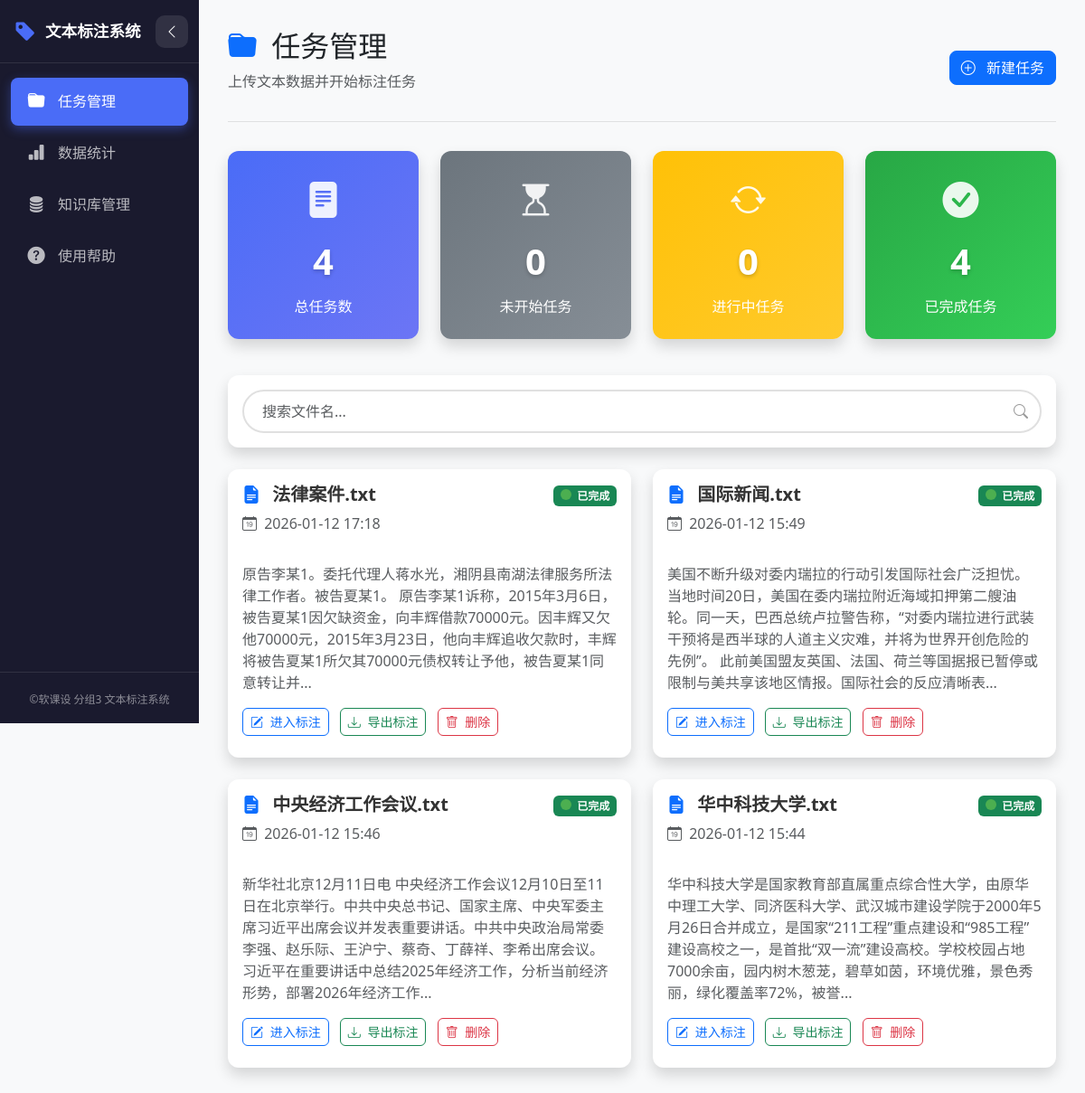
The page / on the database its author committed.
### app/models.py (models this page shows, shortened)
class TextFile(db.Model):
    __tablename__ = 'text_files'
    id = db.Column(db.Integer, primary_key=True)
    filename = db.Column(db.String(255), nullable=False)
    content = db.Column(db.Text, nullable=False)
    upload_time = db.Column(db.DateTime, default=datetime.utcnow)
    status = db.Column(db.String(20), default=FileStatus.PENDING)
    text_annotations = db.relationship('TextAnnotation', backref='file', lazy='dynamic', cascade='all, delete-orphan')
    word_annotations = db.relationship('WordAnnotation', backref='file', lazy='dynamic', cascade='all, delete-orphan')
    entity_annotations = db.relationship('EntityAnnotation', backref='file', lazy='dynamic', cascade='all, delete-orphan')

### app/views.py (the view)
@views_bp.route('/')
def index():
    page = request.args.get('page', 1, type=int)
    per_page = 10
    pagination = TextFile.query.order_by(TextFile.upload_time.desc()).paginate(
        page=page, per_page=per_page, error_out=False
    )
    files = pagination.items
    total_files = TextFile.query.count()
    pending_files = TextFile.query.filter_by(status=FileStatus.PENDING).count()
    processing_files = TextFile.query.filter_by(status=FileStatus.PROCESSING).count()
    completed_files = TextFile.query.filter_by(status=FileStatus.COMPLETED).count()
    stats = {
        'total': total_files,
        'pending': pending_files,
        'processing': processing_files,
        'completed': completed_files
    }
    return render_template('index.html',
                         files=files,
                         pagination=pagination,
                         stats=stats,
                         total=total_files)

### app/templates/index.html (shortened to what this page needs)
{% extends "layout.html" %}
{% block content %}
<div class="page-header">
    <div class="d-flex justify-content-between align-items-center">
        <div>
            <h2><i class="bi bi-folder-fill text-primary me-2"></i> 任务管理</h2>
            <p class="text-muted">上传文本数据并开始标注任务</p>
        </div>
        <button class="btn btn-primary" data-bs-toggle="modal" data-bs-target="#uploadModal">
            <i class="bi bi-plus-circle me-2"></i> 新建任务
        </button>
    </div>
</div>
<div class="row mb-4">
    <div class="col-lg-3 col-md-6 mb-3">
        <div class="card stat-card bg-primary">
            <div class="card-body">
                <i class="bi bi-file-text-fill stat-icon"></i>
                <div class="stat-number">{{ stats.total }}</div>
                <div class="stat-label">总任务数</div>
            </div>
        </div>
    </div>
    <div class="col-lg-3 col-md-6 mb-3">
        <div class="card stat-card bg-secondary">
            <div class="card-body">
                <i class="bi bi-hourglass-top stat-icon"></i>
                <div class="stat-number">{{ stats.pending }}</div>
                <div class="stat-label">未开始任务</div>
            </div>
        </div>
    </div>
    <div class="col-lg-3 col-md-6 mb-3">
        <div class="card stat-card bg-warning">
            <div class="card-body">
                <i class="bi bi-arrow-repeat stat-icon"></i>
                <div class="stat-number">{{ stats.processing }}</div>
                <div class="stat-label">进行中任务</div>
            </div>
        </div>
    </div>
    <div class="col-lg-3 col-md-6 mb-3">
        <div class="card stat-card bg-success">
            <div class="card-body">
                <i class="bi bi-check-circle-fill stat-icon"></i>
                <div class="stat-number">{{ stats.completed }}</div>
                <div class="stat-label">已完成任务</div>
            </div>
        </div>
    </div>
</div>
<div class="card mb-4">
    <div class="card-body">
        <div class="search-box">
            <input type="text" id="search-input" class="form-control" placeholder="搜索文件名..." autocomplete="off">
        </div>
    </div>
</div>
<div class="row" id="task-list">
    {% for file in files %}
    <div class="col-lg-6 col-md-12 mb-4 task-item" data-filename="{{ file.filename|lower }}">
        <div class="card task-card">
            <div class="card-body">
                <div class="d-flex justify-content-between align-items-start mb-3">
                    <div style="flex: 1; min-width: 0;">
                        <h5 class="card-title">
                            <i class="bi bi-file-earmark-text-fill text-primary me-2"></i>
                            {{ file.filename }}
                        </h5>
                        <p class="text-sm text-muted">
                            <i class="bi bi-calendar-date me-1"></i>
                            {{ file.upload_time.strftime('%Y-%m-%d %H:%M') }}
                        </p>
                    </div>
                    <div>
                        {% if file.status == 'pending' %}
                        <span class="badge bg-secondary">
                            <span class="status-indicator pending"></span>未开始
                        </span>
                        {% elif file.status == 'processing' %}
                        <span class="badge bg-warning text-dark">
                            <span class="status-indicator processing"></span>进行中
                        </span>
                        {% elif file.status == 'completed' %}
                        <span class="badge bg-success">
                            <span class="status-indicator completed"></span>已完成
                        </span>
                        {% endif %}
                    </div>
                </div>
                <div class="mb-3">
                    <p class="text-sm text-muted line-clamp-2">{{ file.content[:150] }}{% if file.content|length > 150 %}...{% endif %}</p>
                </div>
                <div class="btn-group-sm" role="group">
                    <a href="/annotate/{{ file.id }}" class="btn btn-outline-primary">
                        <i class="bi bi-pencil-square me-1"></i> 进入标注
                    </a>
                    {% if file.status == 'completed' %}
                    <button class="btn btn-outline-success" onclick="exportAnnotations({{ file.id }}, '{{ file.filename }}')">
                        <i class="bi bi-download me-1"></i> 导出标注
                    </button>
                    {% endif %}
                    <button class="btn btn-outline-danger" onclick="deleteFile({{ file.id }})">
                        <i class="bi bi-trash me-1"></i> 删除
                    </button>
                </div>
            </div>
        </div>
    </div>
    {% endfor %}
</div>
{% endblock %}

### app/templates/layout.html (style rules this page uses)
:root { --primary-color: #4a6cf7; --secondary-color: #6c757d; --sidebar-bg: #1a1a2e; --sidebar-hover: #16213e; --sidebar-width: 220px; --sidebar-collapsed-width: 70px; --transition-speed: 0.3s; }
body { background-color: #f8f9fa; font-family: 'Segoe UI', Tahoma, Geneva, Verdana, sans-serif; overflow-x: hidden; }
.card { background-color: #ffffff; box-shadow: 0 0.5rem 1rem rgba(0, 0, 0, 0.15); border: none; border-radius: 0.75rem; transition: transform 0.3s ease, box-shadow 0.3s ease; }
.page-header { margin-bottom: 2rem; padding-bottom: 1rem; border-bottom: 1px solid rgba(0, 0, 0, 0.1); }
.btn { border-radius: 0.5rem; font-weight: 500; transition: all 0.3s ease; }

### app/templates/index.html (style rules this page uses)
.task-card { transition: all 0.3s ease; }
.status-indicator { width: 12px; height: 12px; border-radius: 50%; display: inline-block; margin-right: 6px; }
.status-indicator.completed { background-color: #4caf50; }
.card-title { font-weight: 600; color: #333; word-break: break-all; }
.stat-card { height: 100%; border: none; border-radius: 12px; overflow: hidden; }
.stat-card .card-body { display: flex; flex-direction: column; justify-content: center; align-items: center; text-align: center; padding: 1.5rem; }
.stat-number { font-size: 2.5rem; font-weight: 700; color: #ffffff; text-shadow: 0 2px 4px rgba(0, 0, 0, 0.2); }
.stat-label { font-size: 1rem; color: #ffffff; margin-top: 0.5rem; font-weight: 500; }
.stat-icon { font-size: 2.5rem; color: rgba(255, 255, 255, 0.9); margin-bottom: 0.5rem; }
.stat-card.bg-primary { background: linear-gradient(135deg, #4a6cf7 0%, #6c75f5 100%) !important; }
.stat-card.bg-secondary { background: linear-gradient(135deg, #6c757d 0%, #868e96 100%) !important; }
.stat-card.bg-warning { background: linear-gradient(135deg, #ffc107 0%, #ffca2c 100%) !important; }
.stat-card.bg-success { background: linear-gradient(135deg, #28a745 0%, #34ce57 100%) !important; }
.btn-group-sm .btn { border-radius: 6px; margin-right: 8px; margin-bottom: 8px; }
.search-box { position: relative; }
.search-box input { border-radius: 25px; padding: 10px 20px; padding-right: 45px; border: 2px solid #e0e0e0; transition: all 0.3s ease; }

### rows shown on the page
TextFile: filename "法律案件.txt", upload_time "2026-01-12 17:18", status "completed" (drawn), content "原告李某1。委托代理人蒋水光，湘阴县南湖法律服务所法律工作者。被告夏某1。 原告李某1诉称，2015年3月6日，被告夏某1因欠缺资金，向丰辉借款70000元。因丰辉又欠他70000元，2015年3月23日，他向丰辉追收欠款时，丰辉将被告夏某1所欠其70000元债权转让予他，被告夏某1同意转让并"
TextFile: filename "国际新闻.txt", upload_time "2026-01-12 15:49", status "completed" (drawn), content "美国不断升级对委内瑞拉的行动引发国际社会广泛担忧。当地时间20日，美国在委内瑞拉附近海域扣押第二艘油轮。同一天，巴西总统卢拉警告称，“对委内瑞拉进行武装干预将是西半球的人道主义灾难，并将为世界开创危险的先例”。 此前美国盟友英国、法国、荷兰等国据报已暂停或限制与美共享该地区情报。国际社会的反应清晰表"
TextFile: filename "中央经济工作会议.txt", upload_time "2026-01-12 15:46", status "completed" (drawn), content "新华社北京12月11日电 中央经济工作会议12月10日至11日在北京举行。中共中央总书记、国家主席、中央军委主席习近平出席会议并发表重要讲话。中共中央政治局常委李强、赵乐际、王沪宁、蔡奇、丁薛祥、李希出席会议。 习近平在重要讲话中总结2025年经济工作，分析当前经济形势，部署2026年经济工作"
TextFile: filename "华中科技大学.txt", upload_time "2026-01-12 15:44", status "completed" (drawn), content "华中科技大学是国家教育部直属重点综合性大学，由原华中理工大学、同济医科大学、武汉城市建设学院于2000年5月26日合并成立，是国家“211工程”重点建设和“985工程”建设高校之一，是首批“双一流”建设高校。学校校园占地7000余亩，园内树木葱茏，碧草如茵，环境优雅，景色秀丽，绿化覆盖率72%，被誉"

### other values the page prints
{{ stats.total }} "4"
{{ stats.pending }} "0"
{{ stats.processing }} "0"
{{ stats.completed }} "4"
